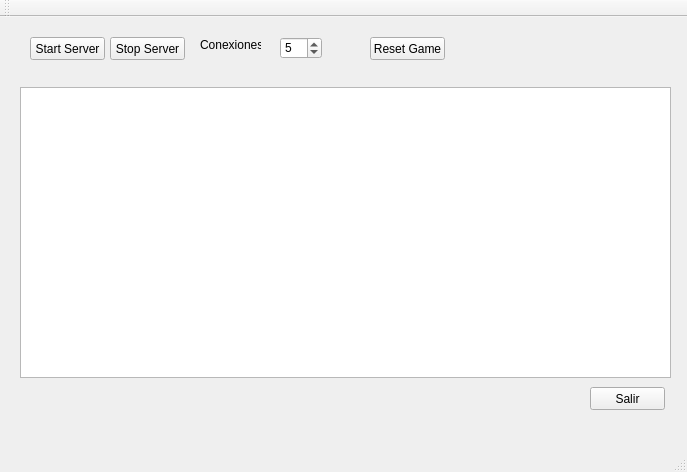
<?xml version="1.0" encoding="UTF-8"?>
<ui version="4.0">
 <class>MainWindow</class>
 <widget class="QMainWindow" name="MainWindow">
  <property name="geometry">
   <rect>
    <x>0</x>
    <y>0</y>
    <width>687</width>
    <height>472</height>
   </rect>
  </property>
  <property name="windowTitle">
   <string>MainWindow</string>
  </property>
  <widget class="QWidget" name="centralWidget">
   <widget class="QTextEdit" name="textEdit">
    <property name="geometry">
     <rect>
      <x>20</x>
      <y>70</y>
      <width>651</width>
      <height>291</height>
     </rect>
    </property>
    <property name="readOnly">
     <bool>true</bool>
    </property>
   </widget>
   <widget class="QPushButton" name="btnStart">
    <property name="geometry">
     <rect>
      <x>30</x>
      <y>20</y>
      <width>75</width>
      <height>23</height>
     </rect>
    </property>
    <property name="text">
     <string>Start Server</string>
    </property>
   </widget>
   <widget class="QPushButton" name="btnStop">
    <property name="geometry">
     <rect>
      <x>110</x>
      <y>20</y>
      <width>75</width>
      <height>23</height>
     </rect>
    </property>
    <property name="text">
     <string>Stop Server</string>
    </property>
   </widget>
   <widget class="QPushButton" name="btnQuit">
    <property name="geometry">
     <rect>
      <x>590</x>
      <y>370</y>
      <width>75</width>
      <height>23</height>
     </rect>
    </property>
    <property name="text">
     <string>Salir</string>
    </property>
   </widget>
   <widget class="QLabel" name="label">
    <property name="geometry">
     <rect>
      <x>200</x>
      <y>20</y>
      <width>61</width>
      <height>16</height>
     </rect>
    </property>
    <property name="text">
     <string>Conexiones :</string>
    </property>
   </widget>
   <widget class="QSpinBox" name="spinBox">
    <property name="geometry">
     <rect>
      <x>280</x>
      <y>20</y>
      <width>42</width>
      <height>22</height>
     </rect>
    </property>
    <property name="maximum">
     <number>9</number>
    </property>
    <property name="value">
     <number>5</number>
    </property>
   </widget>
   <widget class="QPushButton" name="btnReset">
    <property name="geometry">
     <rect>
      <x>370</x>
      <y>20</y>
      <width>75</width>
      <height>23</height>
     </rect>
    </property>
    <property name="text">
     <string>Reset Game</string>
    </property>
   </widget>
  </widget>
  <widget class="QMenuBar" name="menuBar">
   <property name="geometry">
    <rect>
     <x>0</x>
     <y>0</y>
     <width>687</width>
     <height>22</height>
    </rect>
   </property>
  </widget>
  <widget class="QToolBar" name="mainToolBar">
   <attribute name="toolBarArea">
    <enum>TopToolBarArea</enum>
   </attribute>
   <attribute name="toolBarBreak">
    <bool>false</bool>
   </attribute>
  </widget>
  <widget class="QStatusBar" name="statusBar"/>
 </widget>
 <layoutdefault spacing="6" margin="11"/>
 <resources/>
 <connections/>
</ui>
